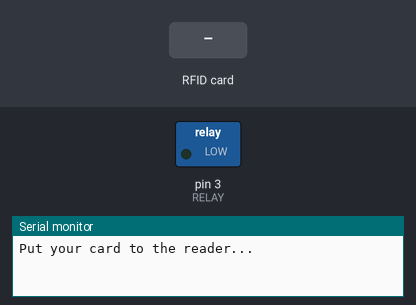
This sketch was run on a simulated Arduino Uno, built with avr-gcc and run on an emulated ATmega328P. On the bench: switched loads named in the sketch (green lamp = pin HIGH), the last lines printed to the serial monitor. The inputs (shaded band) are chosen by the test bench. Pins used as bus, display or sensor lines are not drawn.

Above: at 1.2 s.
1.3 s: RFID card 86 71 2D F9 held to the reader
At 3.0 s:
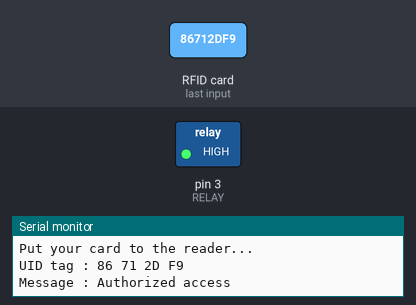
3.3 s: RFID card 5E 7A 19 C4 held to the reader
Timing chart, 0 to 6.3 s (numbered marks = the images above; inputs shaded):
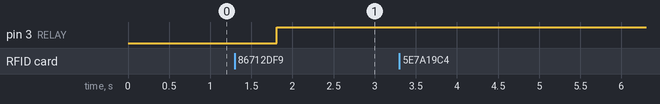

The sketch:

RFID_AS_PUSH_BUTTON.ino
```cpp
//THIS VIDEO IS BROUGHT TO YOU BY PR ROBOTICS
//IF YOU LIKE THIS VIDEO, DON'T FORGET TO LIKE,SHARE,COMMENT AND SUBSCRIBE THE CHANNEL

//Subscribe us on YOUTUBE : www.youtube.com/PRROBOTICS
//Support us on PATREON   : www.patreon.com/PRROBOTICS


#include <SPI.h>
#include <MFRC522.h>

#define SS_PIN 10
#define RST_PIN 9
#define RELAY 3 //relay pin
#define ACCESS_DELAY 2000
#define DENIED_DELAY 1000
MFRC522 mfrc522(SS_PIN, RST_PIN);   // Create MFRC522 instance.

void setup()
{
  Serial.begin(9600);   // Initiate a serial communication
  SPI.begin();          // Initiate  SPI bus
  mfrc522.PCD_Init();   // Initiate MFRC522
  pinMode(RELAY, OUTPUT);
  digitalWrite(RELAY, LOW);
  Serial.println("Put your card to the reader...");
  Serial.println();

}
void loop()
{
  // Look for new cards
  if ( ! mfrc522.PICC_IsNewCardPresent())
  {
    return;
  }
  // Select one of the cards
  if ( ! mfrc522.PICC_ReadCardSerial())
  {
    return;
  }
  //Show UID on serial monitor
  Serial.print("UID tag :");
  String content= "";
  byte letter;
  for (byte i = 0; i < mfrc522.uid.size; i++)
  {
     Serial.print(mfrc522.uid.uidByte[i] < 0x10 ? " 0" : " ");
     Serial.print(mfrc522.uid.uidByte[i], HEX);
     content.concat(String(mfrc522.uid.uidByte[i] < 0x10 ? " 0" : " "));
     content.concat(String(mfrc522.uid.uidByte[i], HEX));
  }
  Serial.println();
  Serial.print("Message : ");
  content.toUpperCase();
  if (content.substring(1) == "86 71 2D F9") //change here the UID of the card/cards that you want to give access
  {
    Serial.println("Authorized access");
    Serial.println();
    delay(500);
    if(digitalRead(RELAY) == HIGH)
    digitalWrite(RELAY, LOW);

    else
    digitalWrite(RELAY, HIGH);


  }

 else   {
    Serial.println(" Access denied");
    delay(DENIED_DELAY);
}
}
```

Measured:
- after the input at 1.3 s, pin 3 (RELAY): LOW → HIGH after 0.51 s
